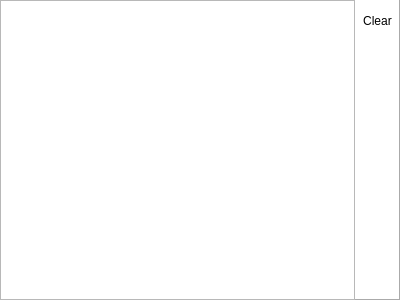
<?xml version="1.0" encoding="UTF-8"?>
<ui version="4.0">
 <class>LogView</class>
 <widget class="QWidget" name="LogView">
  <property name="geometry">
   <rect>
    <x>0</x>
    <y>0</y>
    <width>400</width>
    <height>300</height>
   </rect>
  </property>
  <property name="windowTitle">
   <string>Form</string>
  </property>
  <layout class="QHBoxLayout" name="horizontalLayout">
   <property name="spacing">
    <number>0</number>
   </property>
   <property name="margin">
    <number>0</number>
   </property>
   <item>
    <widget class="QPlainTextEdit" name="plainTextEdit">
     <property name="readOnly">
      <bool>true</bool>
     </property>
    </widget>
   </item>
   <item>
    <widget class="QFrame" name="frame">
     <property name="styleSheet">
      <string notr="true">QFrame{background-color: white;}</string>
     </property>
     <property name="frameShape">
      <enum>QFrame::Panel</enum>
     </property>
     <property name="frameShadow">
      <enum>QFrame::Raised</enum>
     </property>
     <layout class="QVBoxLayout" name="verticalLayout">
      <property name="leftMargin">
       <number>0</number>
      </property>
      <property name="rightMargin">
       <number>0</number>
      </property>
      <property name="bottomMargin">
       <number>0</number>
      </property>
      <item>
       <widget class="QToolButton" name="btnClear">
        <property name="text">
         <string>Clear</string>
        </property>
        <property name="autoRaise">
         <bool>true</bool>
        </property>
       </widget>
      </item>
      <item>
       <spacer name="verticalSpacer">
        <property name="orientation">
         <enum>Qt::Vertical</enum>
        </property>
        <property name="sizeHint" stdset="0">
         <size>
          <width>20</width>
          <height>40</height>
         </size>
        </property>
       </spacer>
      </item>
     </layout>
    </widget>
   </item>
  </layout>
 </widget>
 <resources/>
 <connections/>
</ui>
